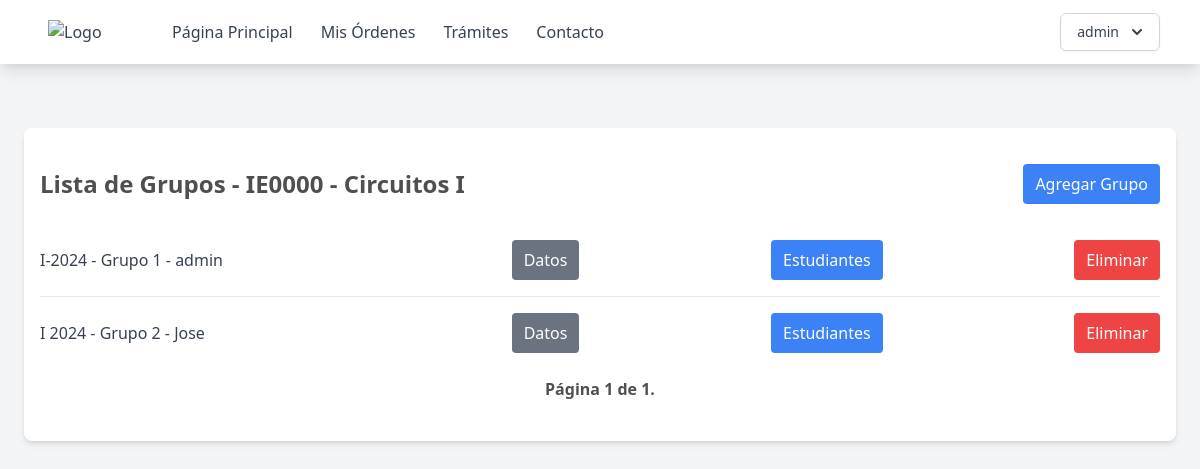
Page /cursos/IE0000/grupos (signed in) on the earlier database version.
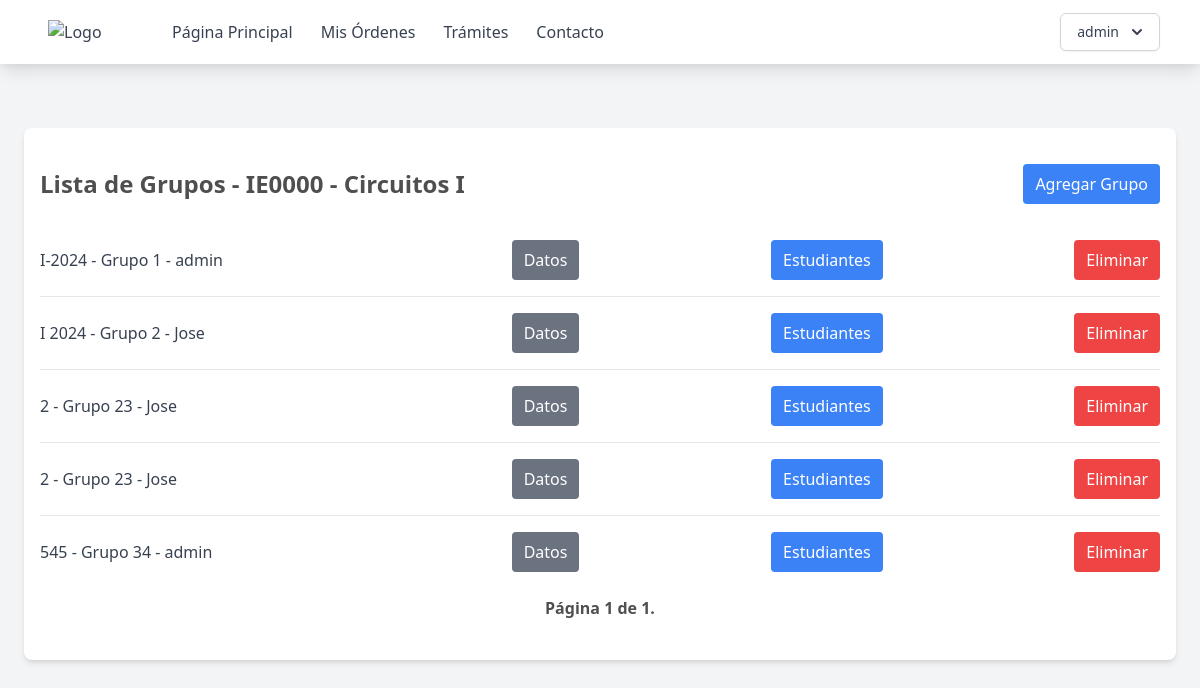
Same page on the later database version.
### supply_room/models.py (models this page shows, shortened)
class ClassGroups(models.Model):
    number = models.PositiveIntegerField()
    semester = models.CharField(max_length=200)
    professor = models.ForeignKey(Users, on_delete=models.CASCADE)
    class_id = models.ForeignKey(Class, on_delete=models.CASCADE)
    student = models.ManyToManyField(Users, related_name="group_student")

class Users(AbstractUser):
    name = models.CharField(max_length=200)
    email = models.EmailField(unique=True)
    role = models.CharField(max_length=200, choices=ROLE_CHOICES, default="student")
    student_id = models.CharField(max_length=200, null=True)
    username = models.CharField(max_length=50, null=True)
    objects = CustomUserManager()
    USERNAME_FIELD = "email"
    REQUIRED_FIELDS = ["name", "role"]

### supply_room/views.py (the view)
class ClassGroupsList(ListView):
    model = ClassGroups
    paginate_by = 10
    def get_queryset(self, *args, **kwargs):
        class_id = Class.objects.filter(code=self.kwargs.get("code"))
        qs = super(ClassGroupsList, self).get_queryset(*args, **kwargs)
        qs = qs.filter(class_id=class_id[0])
        return qs
    def get_context_data(self, **kwargs):
        class_id = Class.objects.filter(code=self.kwargs.get("code"))
        context = super().get_context_data(**kwargs)
        context["class"] = class_id[0]
        return context

### templates/page/grupos.html (shortened to what this page needs)
{% extends "base.html" %} {% block content %}
<div class="max-w-6xl mx-auto px-4 py-8 bg-white rounded-lg shadow-md mt-16">
    <div class="flex justify-between items-center mb-4">
        <h2 class="text-2xl font-bold py-2">Lista de Grupos - {{ class.code }} - {{class.name}}</h2>
        <a href="{% url 'crear-grupo' code=class.code %}" class="py-2 px-3 bg-blue-500 text-white rounded hover:bg-blue-400">Agregar Grupo</a>
    </div>
    <ul class="divide-y divide-gray-200">
        {% for object in object_list %}
        <li class="py-4">
            <div class="flex justify-between items-center  ">
                <span class="text-gray-700 w-1/4">{{ object.semester }} - Grupo {{ object.number }} - {{object.professor.name}}</span>
                <a href="{% url 'editar-grupo' code=class.code pk=object.id %}" class="py-2 px-3 bg-gray-500 text-white rounded hover:bg-gray-400">Datos</a>
                <button  class="py-2 px-3 bg-blue-500 text-white rounded hover:bg-blue-400">Estudiantes</button>
                <a href="{% url 'eliminar-grupo' object.id %}" class="py-2 px-3 bg-red-500 text-white rounded hover:bg-red-400">Eliminar</a>
            </div>
        </li>
        {% empty %}
        <li class="py-4 text-center text-gray-500">No objects yet.</li>
        {% endfor %}
    </ul>
    <div class="pagination ">
    <div class="step-links flex w-full justify-between items-center p-2">
        <span class="current font-bold mx-4">
            Página {{ page_obj.number }} de {{ page_obj.paginator.num_pages }}.
        </span>
    </div>
</div>
</div>
{% endblock %}

Differences in the rows shown:
added ClassGroups: semester "2", number "23", professor.name "Jose"
added ClassGroups: semester "2", number "23", professor.name "Jose"
added ClassGroups: semester "545", number "34", professor.name "admin"
